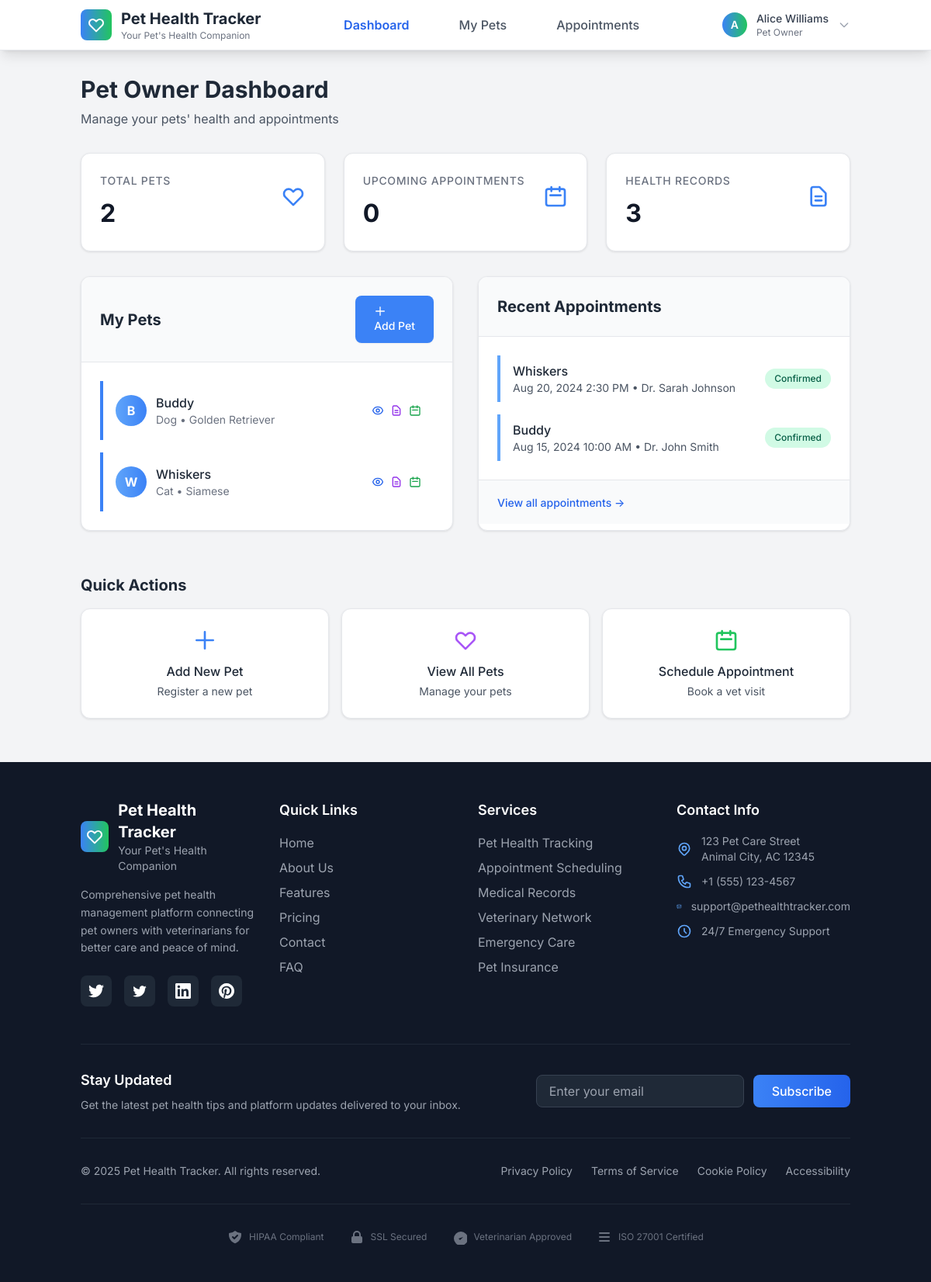
The app's page /owner_dashboard.php (signed in) with its own data.
### tables this page shows
CREATE TABLE `pets` (
  `id` INT UNSIGNED NOT NULL AUTO_INCREMENT,
  `owner_id` INT UNSIGNED NOT NULL,
  `name` VARCHAR(100) NOT NULL,
  `species` VARCHAR(50) NOT NULL,
  `breed` VARCHAR(100),
  `gender` ENUM('male','female','unknown') DEFAULT 'unknown',
  `dob` DATE,
  `weight` DECIMAL(5,2),
  `color` VARCHAR(100),
  `microchip_id` VARCHAR(50),
  `is_spayed_neutered` TINYINT(1) DEFAULT 0,
  `allergies` TEXT,
  `medications` TEXT,
  `special_needs` TEXT,
  `notes` TEXT,
  `emergency_contact` VARCHAR(255),
  `emergency_phone` VARCHAR(20),
  `photo_url` VARCHAR(500),
  `is_active` TINYINT(1) DEFAULT 1,
  `created_at` TIMESTAMP NOT NULL DEFAULT CURRENT_TIMESTAMP,
  `updated_at` TIMESTAMP NOT NULL DEFAULT CURRENT_TIMESTAMP ON UPDATE CURRENT_TIMESTAMP,
  PRIMARY KEY (`id`),
  UNIQUE KEY `uq_pets_microchip` (`microchip_id`),
  KEY `idx_pets_owner` (`owner_id`),
  KEY `idx_pets_species` (`species`),
  CONSTRAINT `fk_pets_owner` FOREIGN KEY (`owner_id`) REFERENCES `users` (`id`) ON DELETE CASCADE
);

CREATE TABLE `appointments` (
  `id` INT UNSIGNED NOT NULL AUTO_INCREMENT,
  `pet_id` INT UNSIGNED NOT NULL,
  `veterinarian_id` INT UNSIGNED NOT NULL,
  `owner_id` INT UNSIGNED NOT NULL,
  `appointment_date` DATETIME NOT NULL,
  `duration_minutes` INT DEFAULT 30,
  `duration` INT DEFAULT 30,
  `appointment_type` ENUM('checkup','vaccination','emergency','surgery','consultation','follow_up') DEFAULT 'checkup',
  `purpose` TEXT,
  `status` ENUM('pending','confirmed','in_progress','completed','cancelled','no_show') DEFAULT 'pending',
  `cancellation_reason` TEXT,
  `notes` TEXT,
  `reminder_sent` TINYINT(1) DEFAULT 0,
  `cost` DECIMAL(10,2),
  `payment_status` ENUM('pending','paid','overdue') DEFAULT 'pending',
  `created_at` TIMESTAMP NOT NULL DEFAULT CURRENT_TIMESTAMP,
  `updated_at` TIMESTAMP NOT NULL DEFAULT CURRENT_TIMESTAMP ON UPDATE CURRENT_TIMESTAMP,
  PRIMARY KEY (`id`),
  KEY `idx_appointments_date` (`appointment_date`),
  KEY `idx_appointments_vet` (`veterinarian_id`),
  KEY `idx_appointments_status` (`status`),
  CONSTRAINT `fk_appointments_pet` FOREIGN KEY (`pet_id`) REFERENCES `pets` (`id`) ON DELETE CASCADE,
  CONSTRAINT `fk_appointments_vet` FOREIGN KEY (`veterinarian_id`) REFERENCES `users` (`id`) ON DELETE CASCADE,
  CONSTRAINT `fk_appointments_owner` FOREIGN KEY (`owner_id`) REFERENCES `users` (`id`) ON DELETE CASCADE
);

### owner_dashboard.php (the view, shortened to what this page needs)
<?php
require 'db.php';
$user_id = $_SESSION['user_id'];
$pets_result = $conn->query("SELECT * FROM pets WHERE owner_id = $user_id");
$pets = $pets_result->fetch_all(MYSQLI_ASSOC);
$appointments_result = $conn->query("
    SELECT a.*, p.name as pet_name, CONCAT(u.first_name, ' ', u.last_name) as vet_name
    FROM appointments a
    JOIN pets p ON a.pet_id = p.id
    LEFT JOIN users u ON a.veterinarian_id = u.id
    WHERE p.owner_id = $user_id
    ORDER BY a.appointment_date DESC
    LIMIT 5
");
$recent_appointments = $appointments_result->fetch_all(MYSQLI_ASSOC);
$total_pets = count($pets);
$upcoming_appointments = $conn->query("
    SELECT COUNT(*) as count
    FROM appointments a
    JOIN pets p ON a.pet_id = p.id
    WHERE p.owner_id = $user_id
    AND a.appointment_date >= CURDATE()
    AND a.status = 'confirmed'
")->fetch_assoc()['count'];
$health_records_count = $conn->query("
    SELECT COUNT(*) as count
    FROM health_records hr
    JOIN pets p ON hr.pet_id = p.id
    WHERE p.owner_id = $user_id
")->fetch_assoc()['count'];
?>
<!DOCTYPE html>
<html lang="en">
<head>
    <script src="https://cdn.tailwindcss.com"></script>
    <link href="assets/css/tailwind.css" rel="stylesheet">
</head>
<body class="bg-gray-100 min-h-screen">
    <?php include 'includes/header.php'; ?>
    <div class="container py-8">
        <div class="mb-8">
            <h1 class="text-3xl font-bold text-gray-800 mb-2">Pet Owner Dashboard</h1>
            <p class="text-gray-600">Manage your pets' health and appointments</p>
        </div>
        <div class="dashboard-stats mb-8">
            <div class="stat-card">
                <div class="flex items-center justify-between">
                    <div>
                        <div class="stat-title">Total Pets</div>
                        <div class="stat-value"><?php echo $total_pets; ?></div>
                    </div>
                    <svg class="stat-icon" fill="none" stroke="currentColor" viewBox="0 0 24 24">
                        <path stroke-linecap="round" stroke-linejoin="round" stroke-width="2" d="M4.318 6.318a4.5 4.5 0 000 6.364L12 20.364l7.682-7.682a4.5 4.5 0 00-6.364-6.364L12 7.636l-1.318-1.318a4.5 4.5 0 00-6.364 0z"></path>
                    </svg>
                </div>
            </div>
            <div class="stat-card">
                <div class="flex items-center justify-between">
                    <div>
                        <div class="stat-title">Upcoming Appointments</div>
                        <div class="stat-value"><?php echo $upcoming_appointments; ?></div>
                    </div>
                    <svg class="stat-icon" fill="none" stroke="currentColor" viewBox="0 0 24 24">
                        <path stroke-linecap="round" stroke-linejoin="round" stroke-width="2" d="M8 7V3m8 4V3m-9 8h10M5 21h14a2 2 0 002-2V7a2 2 0 00-2-2H5a2 2 0 00-2 2v12a2 2 0 002 2z"></path>
                    </svg>
                </div>
            </div>
            <div class="stat-card">
                <div class="flex items-center justify-between">
                    <div>
                        <div class="stat-title">Health Records</div>
                        <div class="stat-value"><?php echo $health_records_count; ?></div>
                    </div>
                    <svg class="stat-icon" fill="none" stroke="currentColor" viewBox="0 0 24 24">
                        <path stroke-linecap="round" stroke-linejoin="round" stroke-width="2" d="M9 12h6m-6 4h6m2 5H7a2 2 0 01-2-2V5a2 2 0 012-2h5.586a1 1 0 01.707.293l5.414 5.414a1 1 0 01.293.707V19a2 2 0 01-2 2z"></path>
                    </svg>
                </div>
            </div>
        </div>
        <div class="grid lg:grid-cols-2 gap-8">
            <div class="card">
                <div class="card-header">
                    <div class="flex items-center justify-between">
                        <h2 class="text-xl font-bold text-gray-800">My Pets</h2>
                        <a href="add_pet.php" class="btn btn-primary">
                            <svg class="w-4 h-4 mr-2" fill="none" stroke="currentColor" viewBox="0 0 24 24">
                                <path stroke-linecap="round" stroke-linejoin="round" stroke-width="2" d="M12 4v16m8-8H4"></path>
                            </svg>
                            Add Pet
                        </a>
                    </div>
                </div>
                <div class="card-body">
                    <?php if (empty($pets)): ?>
                        <div class="text-center py-8">
                            <svg class="mx-auto w-12 h-12 text-gray-400 mb-4" fill="none" stroke="currentColor" viewBox="0 0 24 24">
                                <path stroke-linecap="round" stroke-linejoin="round" stroke-width="2" d="M4.318 6.318a4.5 4.5 0 000 6.364L12 20.364l7.682-7.682a4.5 4.5 0 00-6.364-6.364L12 7.636l-1.318-1.318a4.5 4.5 0 00-6.364 0z"></path>
                            </svg>
                            <h3 class="text-lg font-medium text-gray-700 mb-2">No pets registered yet</h3>
                            <p class="text-gray-500 mb-4">Add your first pet to get started with health tracking</p>
                            <a href="add_pet.php" class="btn btn-primary">Add Your First Pet</a>
                        </div>
                    <?php else: ?>
                        <div class="space-y-4">
                            <?php foreach ($pets as $pet): ?>
                                <div class="pet-card p-4">
                                    <div class="flex items-center justify-between">
                                        <div class="flex items-center space-x-3">
                                            <div class="w-10 h-10 bg-gradient-to-r from-blue-400 to-blue-500 rounded-full flex items-center justify-center">
                                                <span class="text-white font-bold"><?php echo strtoupper(substr($pet['name'], 0, 1)); ?></span>
                                            </div>
                                            <div>
                                                <h3 class="font-medium text-gray-800"><?php echo htmlspecialchars($pet['name']); ?></h3>
                                                <p class="text-sm text-gray-500"><?php echo htmlspecialchars($pet['species']); ?> • <?php echo htmlspecialchars($pet['breed'] ?? 'Mixed breed'); ?></p>
                                            </div>
                                        </div>
                                        <div class="flex space-x-2">
                                            <a href="pet_profile.php?pet_id=<?php echo $pet['id']; ?>"
                                               class="text-sm text-blue-600 hover:text-blue-500" title="View Pet Profile">
                                            </a>
                                            <a href="view_health_records.php?pet_id=<?php echo $pet['id']; ?>"
                                               class="text-sm text-purple-600 hover:text-purple-500" title="View Health Records">
                                                <svg class="w-4 h-4" fill="none" stroke="currentColor" viewBox="0 0 24 24">
                                                    <path stroke-linecap="round" stroke-linejoin="round" stroke-width="2" d="M9 12h6m-6 4h6m2 5H7a2 2 0 01-2-2V5a2 2 0 012-2h5.586a1 1 0 01.707.293l5.414 5.414a1 1 0 01.293.707V19a2 2 0 01-2 2z"></path>
                                                </svg>
                                            </a>
                                            <a href="schedule_appointment.php?pet_id=<?php echo $pet['id']; ?>"
                                               class="text-sm text-green-600 hover:text-green-500" title="Schedule Appointment">
                                                <svg class="w-4 h-4" fill="none" stroke="currentColor" viewBox="0 0 24 24">
                                                    <path stroke-linecap="round" stroke-linejoin="round" stroke-width="2" d="M8 7V3m8 4V3m-9 8h10M5 21h14a2 2 0 002-2V7a2 2 0 00-2-2H5a2 2 0 00-2 2v12a2 2 0 002 2z"></path>
                                                </svg>
                                            </a>
                                        </div>
                                    </div>
                                </div>
                            <?php endforeach; ?>
                        </div>
                    <?php endif; ?>
                </div>
            </div>
            <div class="card">
                <div class="card-header">
                    <h2 class="text-xl font-bold text-gray-800">Recent Appointments</h2>
                </div>
                <div class="card-body">
                    <?php if (empty($recent_appointments)): ?>
                        <div class="text-center py-8">
                            <svg class="mx-auto w-12 h-12 text-gray-400 mb-4" fill="none" stroke="currentColor" viewBox="0 0 24 24">
                                <path stroke-linecap="round" stroke-linejoin="round" stroke-width="2" d="M8 7V3m8 4V3m-9 8h10M5 21h14a2 2 0 002-2V7a2 2 0 00-2-2H5a2 2 0 00-2 2v12a2 2 0 002 2z"></path>
                            </svg>
                            <h3 class="text-lg font-medium text-gray-700 mb-2">No appointments yet</h3>
                            <p class="text-gray-500">Schedule your first appointment with a veterinarian</p>
                        </div>
                    <?php else: ?>
                        <div class="space-y-4">
                            <?php foreach ($recent_appointments as $appointment): ?>
                                <div class="border-l-4 border-blue-400 pl-4 py-2">
                                    <div class="flex items-center justify-between">
                                        <div>
                                            <h4 class="font-medium text-gray-800"><?php echo htmlspecialchars($appointment['pet_name']); ?></h4>
                                            <p class="text-sm text-gray-600">
                                                <?php echo date('M j, Y g:i A', strtotime($appointment['appointment_date'])); ?>
                                                <?php if ($appointment['vet_name']): ?>
                                                    • Dr. <?php echo htmlspecialchars($appointment['vet_name']); ?>
                                                <?php endif; ?>
                                            </p>
                                        </div>
                                        <span class="appointment-status status-<?php echo $appointment['status']; ?>">
                                            <?php echo ucfirst($appointment['status']); ?>
                                        </span>
                                    </div>
                                </div>
                            <?php endforeach; ?>
                        </div>
                    <?php endif; ?>
                </div>
                <div class="card-footer">
                    <a href="manage_appointments.php" class="text-blue-600 hover:text-blue-500 text-sm font-medium">
                        View all appointments →
                    </a>
                </div>
            </div>
        </div>
        <div class="mt-8">
            <h2 class="text-xl font-bold text-gray-800 mb-4">Quick Actions</h2>
            <div class="grid md:grid-cols-3 gap-4">
                <a href="add_pet.php" class="card hover:shadow-lg transition-shadow">
                    <div class="card-body text-center">
                        <svg class="mx-auto w-8 h-8 text-blue-500 mb-3" fill="none" stroke="currentColor" viewBox="0 0 24 24">
                            <path stroke-linecap="round" stroke-linejoin="round" stroke-width="2" d="M12 4v16m8-8H4"></path>
                        </svg>
                        <h3 class="font-medium text-gray-800">Add New Pet</h3>
                        <p class="text-sm text-gray-600 mt-1">Register a new pet</p>
                    </div>
                </a>
                <a href="my_pets.php" class="card hover:shadow-lg transition-shadow">
                    <div class="card-body text-center">
                        <svg class="mx-auto w-8 h-8 text-purple-500 mb-3" fill="none" stroke="currentColor" viewBox="0 0 24 24">
                            <path stroke-linecap="round" stroke-linejoin="round" stroke-width="2" d="M4.318 6.318a4.5 4.5 0 000 6.364L12 20.364l7.682-7.682a4.5 4.5 0 00-6.364-6.364L12 7.636l-1.318-1.318a4.5 4.5 0 00-6.364 0z"></path>
                        </svg>
                        <h3 class="font-medium text-gray-800">View All Pets</h3>
                        <p class="text-sm text-gray-600 mt-1">Manage your pets</p>
                    </div>
                </a>
                <a href="schedule_appointment.php" class="card hover:shadow-lg transition-shadow">
                    <div class="card-body text-center">
                        <svg class="mx-auto w-8 h-8 text-green-500 mb-3" fill="none" stroke="currentColor" viewBox="0 0 24 24">
                            <path stroke-linecap="round" stroke-linejoin="round" stroke-width="2" d="M8 7V3m8 4V3m-9 8h10M5 21h14a2 2 0 002-2V7a2 2 0 00-2-2H5a2 2 0 00-2 2v12a2 2 0 002 2z"></path>
                        </svg>
                        <h3 class="font-medium text-gray-800">Schedule Appointment</h3>
                        <p class="text-sm text-gray-600 mt-1">Book a vet visit</p>
                    </div>
                </a>
            </div>
        </div>
    </div>
    <?php include 'includes/footer.php'; ?>
</body>
</html>

### records on screen
pets: name "B", name "Buddy", species "Dog", breed "Golden Retriever"
pets: name "W", name "Whiskers", species "Cat", breed "Siamese"
appointments: pet.name "Whiskers", appointment_date "Aug 20, 2024 2:30 PM", vet_name "Sarah Johnson", status "Confirmed"
appointments: pet.name "Buddy", appointment_date "Aug 15, 2024 10:00 AM", vet_name "John Smith", status "Confirmed"

### other values on screen
substr($user_name, 0, 1) "A"
$user_name "Alice Williams"
str_replace('_', ' ', $user_role) "Pet Owner"
$total_pets "2"
$upcoming_appointments "0"
$health_records_count "3"
